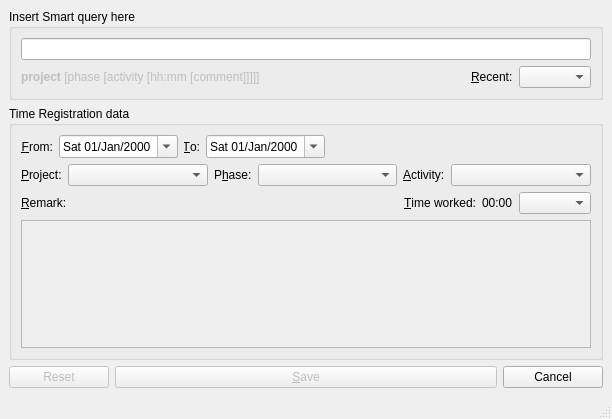
<ui version="4.0" >
 <author>naufraghi@develer.com</author>
 <class>TimeregWindow</class>
 <widget class="QMainWindow" name="TimeregWindow" >
  <property name="geometry" >
   <rect>
    <x>0</x>
    <y>0</y>
    <width>612</width>
    <height>419</height>
   </rect>
  </property>
  <property name="windowTitle" >
   <string>Time Registration</string>
  </property>
  <property name="windowIcon" >
   <iconset>
    <normaloff>../../../../../usr/share/pixmaps/gnome-set-time.png</normaloff>../../../../../usr/share/pixmaps/gnome-set-time.png</iconset>
  </property>
  <widget class="QWidget" name="centralwidget" >
   <property name="geometry" >
    <rect>
     <x>0</x>
     <y>0</y>
     <width>612</width>
     <height>396</height>
    </rect>
   </property>
   <layout class="QVBoxLayout" >
    <property name="spacing" >
     <number>6</number>
    </property>
    <property name="margin" >
     <number>9</number>
    </property>
    <item>
     <widget class="QGroupBox" name="groupBox_2" >
      <property name="title" >
       <string>Insert Smart query here</string>
      </property>
      <layout class="QVBoxLayout" >
       <property name="spacing" >
        <number>6</number>
       </property>
       <property name="margin" >
        <number>9</number>
       </property>
       <item>
        <widget class="QLineEdit" name="editSmartQuery" />
       </item>
       <item>
        <layout class="QHBoxLayout" >
         <property name="spacing" >
          <number>6</number>
         </property>
         <property name="margin" >
          <number>0</number>
         </property>
         <item>
          <widget class="QLabel" name="labelSmartQueryExample" >
           <property name="enabled" >
            <bool>false</bool>
           </property>
           <property name="text" >
            <string> &lt;b>project&lt;/b> [phase [activity [hh:mm [comment]]]]]</string>
           </property>
           <property name="textFormat" >
            <enum>Qt::AutoText</enum>
           </property>
           <property name="textInteractionFlags" >
            <set>Qt::NoTextInteraction</set>
           </property>
           <property name="buddy" >
            <cstring>editSmartQuery</cstring>
           </property>
          </widget>
         </item>
         <item>
          <spacer>
           <property name="orientation" >
            <enum>Qt::Horizontal</enum>
           </property>
           <property name="sizeHint" stdset="0" >
            <size>
             <width>40</width>
             <height>20</height>
            </size>
           </property>
          </spacer>
         </item>
         <item>
          <widget class="QLabel" name="labelLRU" >
           <property name="text" >
            <string>&amp;Recent:</string>
           </property>
           <property name="buddy" >
            <cstring>comboPPAlru</cstring>
           </property>
          </widget>
         </item>
         <item>
          <widget class="QComboBox" name="comboPPAlru" />
         </item>
        </layout>
       </item>
      </layout>
     </widget>
    </item>
    <item>
     <widget class="QGroupBox" name="groupBox" >
      <property name="title" >
       <string>Time Registration data</string>
      </property>
      <layout class="QVBoxLayout" >
       <property name="spacing" >
        <number>6</number>
       </property>
       <property name="margin" >
        <number>9</number>
       </property>
       <item>
        <layout class="QHBoxLayout" >
         <property name="spacing" >
          <number>6</number>
         </property>
         <property name="margin" >
          <number>0</number>
         </property>
         <item>
          <widget class="QLabel" name="labelDateFrom" >
           <property name="text" >
            <string>&amp;From:</string>
           </property>
           <property name="alignment" >
            <set>Qt::AlignRight|Qt::AlignTrailing|Qt::AlignVCenter</set>
           </property>
           <property name="buddy" >
            <cstring>dateTimeregDateFrom</cstring>
           </property>
          </widget>
         </item>
         <item>
          <widget class="QDateEdit" name="dateTimeregDateFrom" >
           <property name="displayFormat" >
            <string>ddd dd/MMM/yyyy</string>
           </property>
           <property name="calendarPopup" >
            <bool>true</bool>
           </property>
          </widget>
         </item>
         <item>
          <widget class="QLabel" name="labelDateTo" >
           <property name="text" >
            <string>&amp;To:</string>
           </property>
           <property name="alignment" >
            <set>Qt::AlignRight|Qt::AlignTrailing|Qt::AlignVCenter</set>
           </property>
           <property name="buddy" >
            <cstring>dateTimeregDateTo</cstring>
           </property>
          </widget>
         </item>
         <item>
          <widget class="QDateEdit" name="dateTimeregDateTo" >
           <property name="displayFormat" >
            <string>ddd dd/MMM/yyyy</string>
           </property>
           <property name="calendarPopup" >
            <bool>true</bool>
           </property>
          </widget>
         </item>
         <item>
          <spacer name="horizontalSpacer" >
           <property name="orientation" >
            <enum>Qt::Horizontal</enum>
           </property>
           <property name="sizeHint" stdset="0" >
            <size>
             <width>30</width>
             <height>20</height>
            </size>
           </property>
          </spacer>
         </item>
        </layout>
       </item>
       <item>
        <layout class="QHBoxLayout" >
         <property name="spacing" >
          <number>6</number>
         </property>
         <property name="margin" >
          <number>0</number>
         </property>
         <item>
          <widget class="QLabel" name="labelProject" >
           <property name="sizePolicy" >
            <sizepolicy vsizetype="Preferred" hsizetype="Maximum" >
             <horstretch>0</horstretch>
             <verstretch>0</verstretch>
            </sizepolicy>
           </property>
           <property name="text" >
            <string>&amp;Project:</string>
           </property>
           <property name="buddy" >
            <cstring>comboProject</cstring>
           </property>
          </widget>
         </item>
         <item>
          <widget class="QComboBox" name="comboProject" >
           <property name="editable" >
            <bool>false</bool>
           </property>
          </widget>
         </item>
         <item>
          <widget class="QLabel" name="labelPhase" >
           <property name="sizePolicy" >
            <sizepolicy vsizetype="Preferred" hsizetype="Maximum" >
             <horstretch>0</horstretch>
             <verstretch>0</verstretch>
            </sizepolicy>
           </property>
           <property name="text" >
            <string>P&amp;hase:</string>
           </property>
           <property name="buddy" >
            <cstring>comboProject</cstring>
           </property>
          </widget>
         </item>
         <item>
          <widget class="QComboBox" name="comboPhase" >
           <property name="editable" >
            <bool>false</bool>
           </property>
          </widget>
         </item>
         <item>
          <widget class="QLabel" name="labelActivity" >
           <property name="sizePolicy" >
            <sizepolicy vsizetype="Preferred" hsizetype="Maximum" >
             <horstretch>0</horstretch>
             <verstretch>0</verstretch>
            </sizepolicy>
           </property>
           <property name="text" >
            <string>&amp;Activity:</string>
           </property>
           <property name="buddy" >
            <cstring>comboActivity</cstring>
           </property>
          </widget>
         </item>
         <item>
          <widget class="QComboBox" name="comboActivity" />
         </item>
        </layout>
       </item>
       <item>
        <layout class="QHBoxLayout" >
         <property name="spacing" >
          <number>6</number>
         </property>
         <property name="margin" >
          <number>0</number>
         </property>
         <item>
          <widget class="QLabel" name="labelRemark" >
           <property name="text" >
            <string>&amp;Remark:</string>
           </property>
           <property name="buddy" >
            <cstring>txtRemark</cstring>
           </property>
          </widget>
         </item>
         <item>
          <spacer>
           <property name="orientation" >
            <enum>Qt::Horizontal</enum>
           </property>
           <property name="sizeHint" stdset="0" >
            <size>
             <width>40</width>
             <height>20</height>
            </size>
           </property>
          </spacer>
         </item>
         <item>
          <widget class="QLabel" name="labelTimeWorked" >
           <property name="text" >
            <string>&amp;Time worked:</string>
           </property>
           <property name="alignment" >
            <set>Qt::AlignRight|Qt::AlignTrailing|Qt::AlignVCenter</set>
           </property>
           <property name="buddy" >
            <cstring>comboTimeWorked</cstring>
           </property>
          </widget>
         </item>
         <item>
          <widget class="QLabel" name="labelExactTime" >
           <property name="sizePolicy" >
            <sizepolicy vsizetype="Preferred" hsizetype="Fixed" >
             <horstretch>0</horstretch>
             <verstretch>0</verstretch>
            </sizepolicy>
           </property>
           <property name="text" >
            <string>00:00</string>
           </property>
          </widget>
         </item>
         <item>
          <widget class="QComboBox" name="comboTimeWorked" />
         </item>
        </layout>
       </item>
       <item>
        <widget class="QTextEdit" name="txtRemark" >
         <property name="enabled" >
          <bool>false</bool>
         </property>
         <property name="font" >
          <font>
           <pointsize>14</pointsize>
          </font>
         </property>
         <property name="readOnly" >
          <bool>true</bool>
         </property>
        </widget>
       </item>
      </layout>
     </widget>
    </item>
    <item>
     <layout class="QHBoxLayout" >
      <property name="spacing" >
       <number>6</number>
      </property>
      <property name="margin" >
       <number>0</number>
      </property>
      <item>
       <widget class="QPushButton" name="btnDelete" >
        <property name="enabled" >
         <bool>false</bool>
        </property>
        <property name="maximumSize" >
         <size>
          <width>100</width>
          <height>16777215</height>
         </size>
        </property>
        <property name="text" >
         <string>Reset</string>
        </property>
       </widget>
      </item>
      <item>
       <widget class="QPushButton" name="btnSave" >
        <property name="enabled" >
         <bool>false</bool>
        </property>
        <property name="minimumSize" >
         <size>
          <width>2</width>
          <height>0</height>
         </size>
        </property>
        <property name="text" >
         <string>&amp;Save</string>
        </property>
       </widget>
      </item>
      <item>
       <widget class="QPushButton" name="btnCancel" >
        <property name="maximumSize" >
         <size>
          <width>100</width>
          <height>16777215</height>
         </size>
        </property>
        <property name="text" >
         <string>Cancel</string>
        </property>
       </widget>
      </item>
     </layout>
    </item>
   </layout>
  </widget>
  <widget class="QStatusBar" name="statusBar" >
   <property name="geometry" >
    <rect>
     <x>0</x>
     <y>396</y>
     <width>612</width>
     <height>23</height>
    </rect>
   </property>
  </widget>
 </widget>
 <tabstops>
  <tabstop>editSmartQuery</tabstop>
  <tabstop>btnSave</tabstop>
  <tabstop>comboPPAlru</tabstop>
  <tabstop>dateTimeregDateFrom</tabstop>
  <tabstop>comboProject</tabstop>
  <tabstop>comboPhase</tabstop>
  <tabstop>comboActivity</tabstop>
  <tabstop>comboTimeWorked</tabstop>
  <tabstop>btnDelete</tabstop>
  <tabstop>btnCancel</tabstop>
  <tabstop>txtRemark</tabstop>
 </tabstops>
 <resources/>
 <connections/>
</ui>
